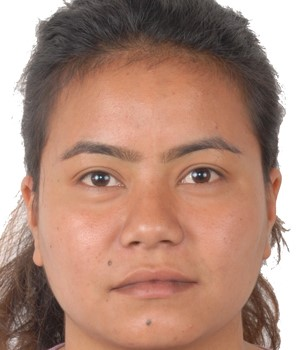
#> input picture media/photos/2078-1015.jpg, 300 x 350 px
$ python -i text_detection_check.py   (imports and definitions only)
#> lines starting #> are read from the running program, lines starting #| are printed output that depends on the picture; after the words box and inside, x2 and y2 are one past the last pixel; in counts of white or black regions, pixels touching at a corner belong together
#> further down, picture is the input picture: shape (350, 300, 3); mean B, G, R 122.6, 138.3, 175.4
import cv2
import numpy as np
import logging
from .config_utils import get_cached_config


def check_text_in_image(image, config=None):
    """
    Detect significant text in a photo using edge-based stroke width analysis.

    Instead of MSER (which produces too many false positives on portraits),
    this uses a simpler, more robust approach:
    1. Detect edges in the peripheral regions of the image only
    2. Find connected components of edge pixels
    3. Filter for text-like stroke patterns (consistent width, aligned)
    4. Only flag if a LARGE cluster of text-like strokes is found

    Returns (has_text: bool, details: dict)
    """
    try:
        if config is None:
            config = get_cached_config()
        text_region_threshold = getattr(config, "text_region_threshold", 15)
    except Exception:
        text_region_threshold = 15

    try:
        gray = cv2.cvtColor(image, cv2.COLOR_BGR2GRAY)
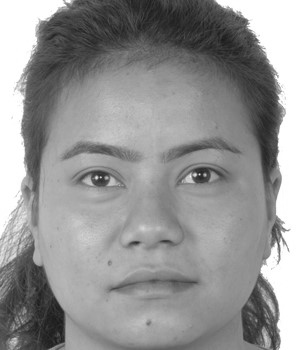
#> gray: shape (350, 300); min 24, max 255, mean 147.6
        h, w = gray.shape
#> h = 350; w = 300

        # Only search the outer peripheral band of the image
        # Text/watermarks appear at edges, not on the subject's face
        text_score = _detect_peripheral_text(gray, h, w)

        has_text = text_score > text_region_threshold

        return has_text, {
            "text_region_count": text_score,
            "text_region_threshold": text_region_threshold,
        }
    except Exception as e:
        logging.debug(f"Error in text detection: {e}")
        return False, {"error": str(e)}


def _detect_peripheral_text(gray, h, w):
    """
    Detect text-like patterns in the peripheral (outer 10%) band of the image.

    Uses contour analysis on edge-detected peripheral regions.
    The key insight: for passport/portrait photos, any problematic text
    (watermarks, stamps, date stamps) appears at the edges, not on the face.
    """
#> called with h = 350, w = 300
    # Define the peripheral band (outer 10% on each side)
    band = int(min(h, w) * 0.10)
#> band = 30
    if band < 20:
        return 0

    # Extract the 4 border strips
    strips = [
        gray[:band, :],              # top
        gray[h - band:, :],          # bottom
        gray[band:h - band, :band],  # left (excluding corners)
        gray[band:h - band, w - band:],  # right (excluding corners)
    ]

    total_text_regions = 0

    for strip in strips:
        if strip.size == 0:
            continue
        total_text_regions += _count_text_contours_in_strip(strip)
#> this loop made 4 passes
#> (sh in _count_text_contours_in_strip, sw in _count_text_contours_in_strip, strip_area in _count_text_contours_in_strip, total_text_regions) on passes 1 to 4: (30, 300, 9000, 1), (30, 300, 9000, 2), (290, 30, 8700, 2), (290, 30, 8700, 2)
#> pass 1, in _count_text_contours_in_strip, `binary = cv2.adaptiveThreshold( strip, 255, cv2.ADAPTIVE_THRESH_GAUSSI..`:
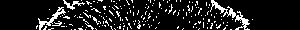
#> binary: shape (30, 300); 12.1% white in thin lines or dots, all inside (x1, y1, x2, y2) = (36, 0, 253, 30)
#> pass 1, in _count_text_contours_in_strip, `binary = cv2.morphologyEx(binary, cv2.MORPH_OPEN, kernel)`:
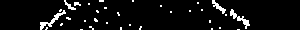
#> binary: shape (30, 300); 5.8% white in thin lines or dots, all inside (x1, y1, x2, y2) = (40, 0, 250, 30)
#> pass 2, in _count_text_contours_in_strip (call 2), `binary = cv2.adaptiveThreshold( strip, 255, cv2.ADAPTIVE_THRESH_GAUSSI..`:
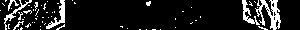
#> binary: shape (30, 300); 11.8% white; 62 white regions (56 under 20 px), largest, box (x1, y1, x2, y2) and area: (255, 0, 281, 30) 334, (46, 0, 65, 29) 173, (242, 0, 260, 25) 144, (4, 0, 32, 30) 120, (8, 0, 19, 11) 38, (13, 21, 24, 30) 27
#> pass 2, in _count_text_contours_in_strip (call 2), `binary = cv2.morphologyEx(binary, cv2.MORPH_OPEN, kernel)`:
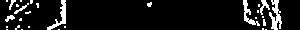
#> binary: shape (30, 300); 9.2% white; 29 white regions (22 under 20 px), largest, box (x1, y1, x2, y2) and area: (269, 0, 282, 30) 203, (47, 0, 66, 30) 169, (243, 0, 260, 26) 135
#> after the loop, total_text_regions = 2

    return total_text_regions


def _count_text_contours_in_strip(strip):
    """
    Count text-like contours in an image strip.

    Text characters have very specific properties:
    - Small, consistent size
    - High contrast edges
    - Compact shape (not elongated streaks)
    """
    sh, sw = strip.shape

    # Adaptive threshold to handle varying backgrounds
    binary = cv2.adaptiveThreshold(
        strip, 255, cv2.ADAPTIVE_THRESH_GAUSSIAN_C,
        cv2.THRESH_BINARY_INV, 15, 8
    )

    # Remove noise
    kernel = cv2.getStructuringElement(cv2.MORPH_RECT, (2, 2))
    binary = cv2.morphologyEx(binary, cv2.MORPH_OPEN, kernel)

    contours, _ = cv2.findContours(binary, cv2.RETR_EXTERNAL, cv2.CHAIN_APPROX_SIMPLE)

    text_count = 0
    strip_area = sh * sw

    for c in contours:
        area = cv2.contourArea(c)
        x, y, cw, ch = cv2.boundingRect(c)

        # Text character size constraints (relative to strip)
        if area < 30 or area > strip_area * 0.05:
            continue

        # Must be small relative to the strip
        if cw > sw * 0.15 or ch > sh * 0.5:
            continue

        # Aspect ratio filter: characters are 0.2 - 4.0
        if ch == 0:
            continue
        aspect = cw / ch
        if aspect < 0.15 or aspect > 5.0:
            continue

        # Fill ratio: characters fill their bbox 25-90%
        bbox_area = cw * ch
        if bbox_area == 0:
            continue
        extent = area / bbox_area
        if extent < 0.2 or extent > 0.92:
            continue

        # Solidity: contour area / convex hull area
        # Text chars are fairly solid (> 0.4)
        hull = cv2.convexHull(c)
        hull_area = cv2.contourArea(hull)
        if hull_area > 0:
            solidity = area / hull_area
            if solidity < 0.35:
                continue

        text_count += 1

    return text_count

>>> import cv2
>>> picture = cv2.imread('../media/photos/2078-1015.jpg')
>>> result = check_text_in_image(picture)
#> in check_text_in_image, `has_text = text_score > text_region_threshold`: has_text = False

$ run again, on media/photos/2078-1042.jpg
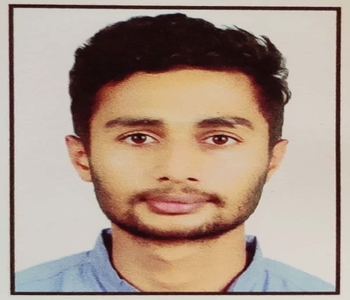
#> input picture media/photos/2078-1042.jpg, 350 x 300 px
#> picture is the input picture: shape (300, 350, 3); mean B, G, R 137, 151, 171.2
#> in check_text_in_image, `gray = cv2.cvtColor(image, cv2.COLOR_BGR2GRAY)`:
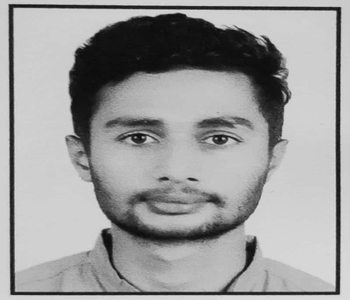
#> gray: shape (300, 350); min 11, max 222, mean 155.4
#> the loop in _detect_peripheral_text, `for strip in strips:` made 4 passes
#> (sh in _count_text_contours_in_strip, sw in _count_text_contours_in_strip, strip_area in _count_text_contours_in_strip) on passes 1 to 4: (30, 350, 10500), (30, 350, 10500), (240, 30, 7200), (240, 30, 7200)
#> pass 2, in _count_text_contours_in_strip (call 2), `binary = cv2.morphologyEx(binary, cv2.MORPH_OPEN, kernel)`:
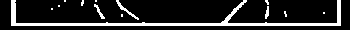
#> binary: shape (30, 350); 14.7% white; 13 white regions (9 under 20 px), largest, box (x1, y1, x2, y2) and area: (11, 0, 341, 26) 1317, (116, 0, 139, 20) 78, (94, 4, 105, 19) 49, (265, 6, 269, 19) 35
#> after the loop in _detect_peripheral_text, `for strip in strips:`: total_text_regions = 0
#> has_text = False

$ run again, on media/photos/2078-1061.jpg
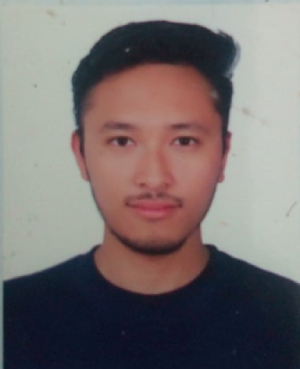
#> input picture media/photos/2078-1061.jpg, 300 x 369 px
#> picture is the input picture: shape (369, 300, 3); mean B, G, R 111.9, 112.2, 119.8
#> in check_text_in_image, `gray = cv2.cvtColor(image, cv2.COLOR_BGR2GRAY)`:
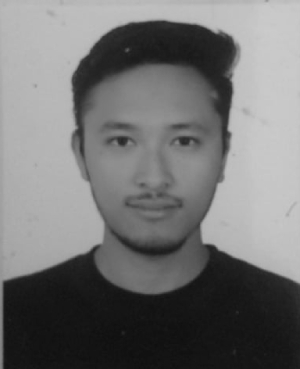
#> gray: shape (369, 300); min 15, max 203, mean 114.4
#> the loop in _detect_peripheral_text, `for strip in strips:` made 4 passes
#> (sh in _count_text_contours_in_strip, sw in _count_text_contours_in_strip, strip_area in _count_text_contours_in_strip) on passes 1, 3, 4: (30, 300, 9000), (309, 30, 9270), (309, 30, 9270)
#> pass 2, in _count_text_contours_in_strip (call 2), `binary = cv2.morphologyEx(binary, cv2.MORPH_OPEN, kernel)`:
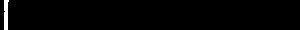
#> binary: shape (30, 300); 1.3% white; 1 white region, box (x1, y1, x2, y2) and area: (4, 0, 9, 30) 121
#> after the loop in _detect_peripheral_text, `for strip in strips:`: total_text_regions = 0
#> has_text = False

$ run again, on media/photos/2078-1087.jpg
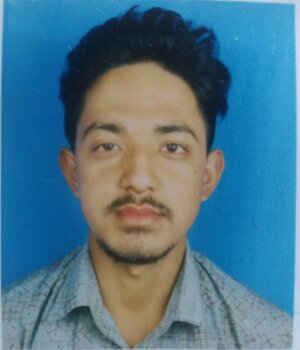
#> input picture media/photos/2078-1087.jpg, 300 x 350 px
#> picture is the input picture: shape (350, 300, 3); mean B, G, R 137.7, 117.8, 76.6
#> in check_text_in_image, `gray = cv2.cvtColor(image, cv2.COLOR_BGR2GRAY)`:
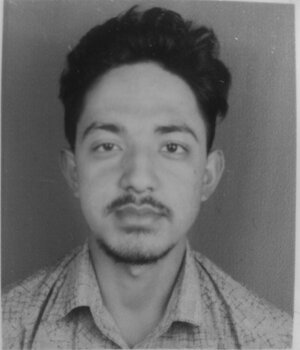
#> gray: shape (350, 300); min 18, max 219, mean 107.7
#> the loop in _detect_peripheral_text, `for strip in strips:` made 4 passes
#> (sh in _count_text_contours_in_strip, sw in _count_text_contours_in_strip, strip_area in _count_text_contours_in_strip, total_text_regions) on passes 1 to 4: (30, 300, 9000, 1), (30, 300, 9000, 2), (290, 30, 8700, 2), (290, 30, 8700, 2)
#> pass 2, in _count_text_contours_in_strip (call 2), `binary = cv2.morphologyEx(binary, cv2.MORPH_OPEN, kernel)`:
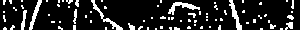
#> binary: shape (30, 300); 14.7% white; 81 white regions (68 under 20 px), largest, box (x1, y1, x2, y2) and area: (91, 0, 123, 30) 146, (168, 2, 200, 15) 145, (229, 0, 242, 30) 134
#> after the loop in _detect_peripheral_text, `for strip in strips:`: total_text_regions = 2
#> has_text = False
